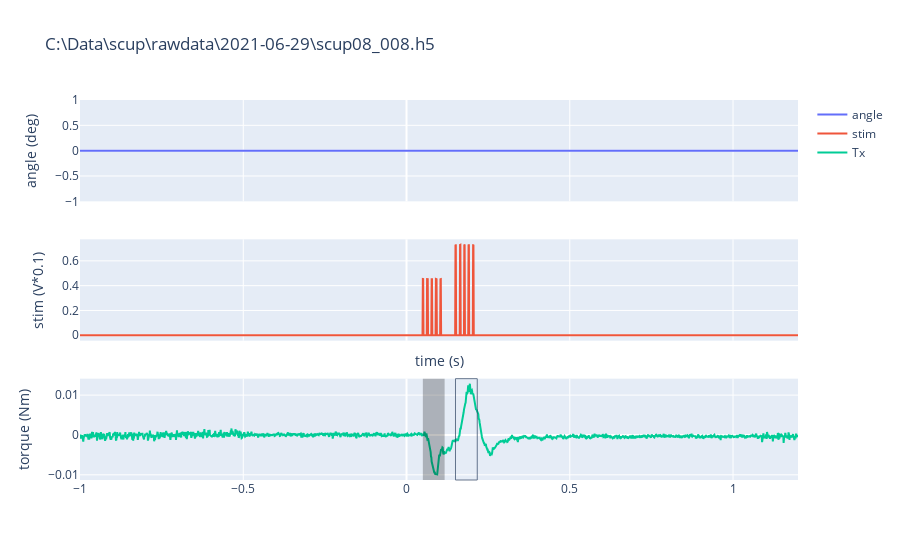

The code cell stored with this chart in its notebook:
### Code cell
fig = make_subplots(rows = 3, cols = 1,
                   shared_xaxes=True)
fig.add_trace(
    go.Scatter(x = t, y = angle, mode="lines", name="angle"),
    row=1, col=1)
fig.add_trace(
    go.Scatter(x = t, y = aidata[6,:], mode="lines", name="stim"),
    row=2, col=1)
fig.add_trace(
    go.Scatter(x = t, y = forcetorque[3,:], mode="lines", name="Tx"),
    row=3, col=1)

for onoff in Lonoff:
    fig.add_vrect(x0 = onoff[0], x1=onoff[1], fillcolor="black", opacity=0.25, line_width=0,
                        row=3, col="all")

for onoff in Ronoff:
    fig.add_vrect(x0 = onoff[0], x1=onoff[1], opacity=0.7, line_width=1,
                      row=3, col="all")

fig.update_yaxes(title_text = "angle (deg)", row=1)
fig.update_yaxes(title_text = "stim (V*0.1)", row=2)
fig.update_yaxes(title_text = "torque (Nm)", row=3)
fig.update_xaxes(title_text = "time (s)", row=2)
fig.update_layout(title_text = bender.filename)

### Figure 1 — Plotly figure (JSON) as saved in the notebook; plotly's stock layout.template omitted (floating-point values rounded to 4 significant figures; data arrays with more than 128 entries replaced by an {"elided": "..."} marker saying what was removed)
{"data": [{"mode": "lines", "name": "angle", "type": "scatter", "x": {"elided": "2200 float values"}, "xaxis": "x", "y": {"elided": "2200 int values"}, "yaxis": "y"}, {"mode": "lines", "name": "stim", "type": "scatter", "x": {"elided": "2200 float values"}, "xaxis": "x2", "y": {"elided": "2200 float values"}, "yaxis": "y2"}, {"mode": "lines", "name": "Tx", "type": "scatter", "x": {"elided": "2200 float values"}, "xaxis": "x3", "y": {"elided": "2200 float values"}, "yaxis": "y3"}], "layout": {"shapes": [{"fillcolor": "black", "line": {"width": 0}, "opacity": 0.25, "type": "rect", "x0": 0.05, "x1": 0.1167, "xref": "x3", "y0": 0, "y1": 1, "yref": "y3 domain"}, {"line": {"width": 1}, "opacity": 0.7, "type": "rect", "x0": 0.15, "x1": 0.2167, "xref": "x3", "y0": 0, "y1": 1, "yref": "y3 domain"}], "title": {"text": "C:\\Data\\scup\\rawdata\\2021-06-29\\scup08_008.h5"}, "xaxis": {"anchor": "y", "domain": [0, 1], "matches": "x3", "showticklabels": false}, "xaxis2": {"anchor": "y2", "domain": [0, 1], "matches": "x3", "showticklabels": false, "title": {"text": "time (s)"}}, "xaxis3": {"anchor": "y3", "domain": [0, 1]}, "yaxis": {"anchor": "x", "domain": [0.7333, 1], "title": {"text": "angle (deg)"}}, "yaxis2": {"anchor": "x2", "domain": [0.3667, 0.6333], "title": {"text": "stim (V*0.1)"}}, "yaxis3": {"anchor": "x3", "domain": [0, 0.2667], "title": {"text": "torque (Nm)"}}}}
